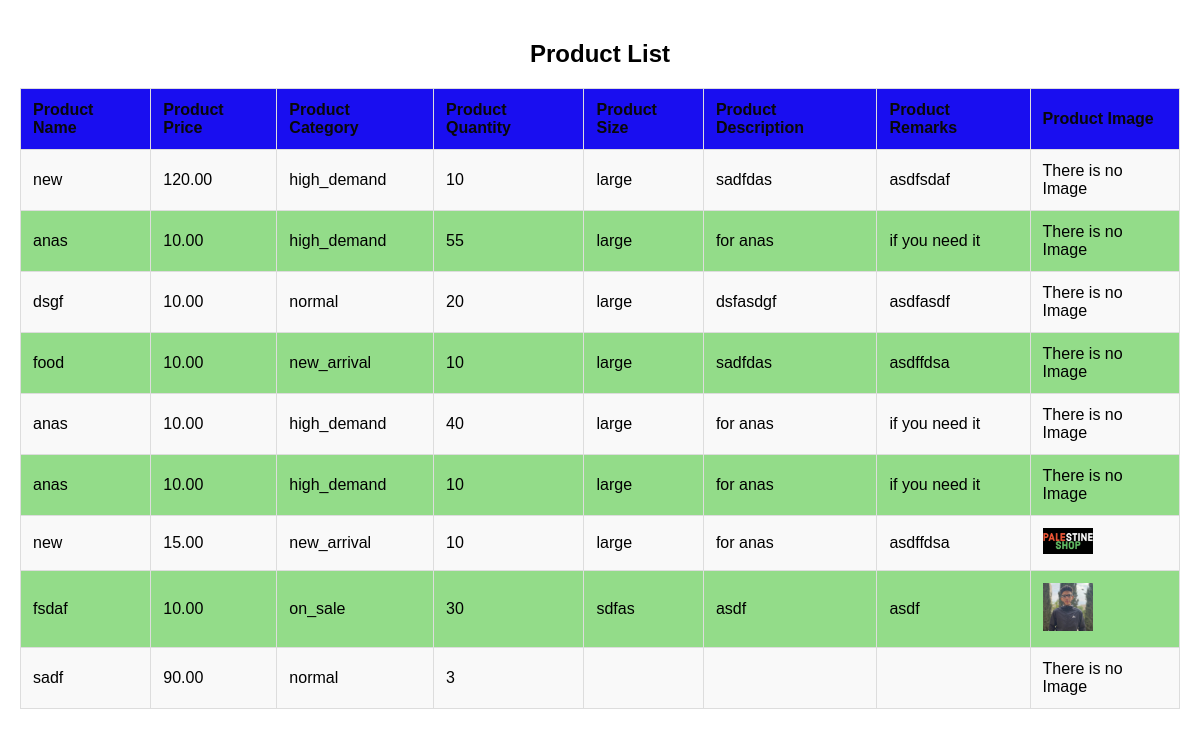
The app's page /webProject/viewProducts.php with its own data.
### tables this page shows
CREATE TABLE `product` (
  `id` int(11) NOT NULL,
  `pro_name` varchar(255) NOT NULL,
  `pro_price` decimal(10,2) NOT NULL,
  `pro_cat` varchar(255) DEFAULT NULL,
  `pro_quantity` int(11) DEFAULT NULL,
  `pro_size` varchar(255) DEFAULT NULL,
  `pro_des` text DEFAULT NULL,
  `pro_remarks` text DEFAULT NULL,
  `pro_image` varchar(255) NOT NULL
);

### webProject/viewProducts.php (the view, shortened to what this page needs)
<?php
require "dbconfig.in.php";
$stmt = $pdo->query("SELECT * FROM product");
$products = $stmt->fetchAll(PDO::FETCH_ASSOC);
?>
<!DOCTYPE html>
<html lang="en">
<head>
</head>
<body class="viewProducts">
    <h2>Product List</h2>
    <table class="productsTable">
        <thead>
            <tr>
                <th>Product Name</th>
                <th>Product Price</th>
                <th>Product Category</th>
                <th>Product Quantity</th>
                <th>Product Size</th>
                <th>Product Description</th>
                <th>Product Remarks</th>
                <th>Product Image</th>
            </tr>
        </thead>
        <tbody>
            <?php foreach ($products as $product): ?>
                <tr>
                    <td><?= $product['pro_name'] ?></td>
                    <td><?= $product['pro_price'] ?></td>
                    <td><?= $product['pro_cat'] ?></td>
                    <td><?= $product['pro_quantity'] ?></td>
                    <td><?= $product['pro_size'] ?></td>
                    <td><?= $product['pro_des'] ?></td>
                    <td><?= $product['pro_remarks'] ?></td>
                    <td>
                        <?php if (!empty($product['pro_image'])): ?>
                            <img src="<?= $product['pro_image'] ?>" alt="<?= $product['pro_name'] ?>" width="50">
                        <?php else: ?>
                            There is no Image
                        <?php endif; ?>
                    </td>
                </tr>
            <?php endforeach; ?>
        </tbody>
    </table>
</body>
</html>

### webProject/viewProducts.php (style rules this page uses)
body { font-family: Arial, sans-serif; display: flex; flex-wrap: wrap; justify-content: space-around; align-items: flex-start; margin: 20px; }
table { width: 100%; border-collapse: collapse; margin-bottom: 20px; }
table, th, td { border: 1px solid #ddd; padding: 12px; text-align: left; }
table th { background-color: #190ef0; font-weight: bold; color: #090808; }
table tr:nth-child(odd) { background-color: #f9f9f9; }
table tr:nth-child(even) { background-color: #93dc89; }
img { max-width: 100%; height: auto; }

### records on screen
product: pro_name "new", pro_price "120.00", pro_cat "high_demand", pro_quantity "10", pro_size "large", pro_des "sadfdas", pro_remarks "asdfsdaf", pro_image "There is no Image"
product: pro_name "anas", pro_price "10.00", pro_cat "high_demand", pro_quantity "55", pro_size "large", pro_des "for anas", pro_remarks "if you need it", pro_image "There is no Image"
product: pro_name "dsgf", pro_price "10.00", pro_cat "normal", pro_quantity "20", pro_size "large", pro_des "dsfasdgf", pro_remarks "asdfasdf", pro_image "There is no Image"
product: pro_name "food", pro_price "10.00", pro_cat "new_arrival", pro_quantity "10", pro_size "large", pro_des "sadfdas", pro_remarks "asdffdsa", pro_image "There is no Image"
product: pro_name "anas", pro_price "10.00", pro_cat "high_demand", pro_quantity "40", pro_size "large", pro_des "for anas", pro_remarks "if you need it", pro_image "There is no Image"
product: pro_name "anas", pro_price "10.00", pro_cat "high_demand", pro_quantity "10", pro_size "large", pro_des "for anas", pro_remarks "if you need it", pro_image "There is no Image"
product: pro_name "new", pro_price "15.00", pro_cat "new_arrival", pro_quantity "10", pro_size "large", pro_des "for anas", pro_remarks "asdffdsa", pro_image (picture)
product: pro_name "fsdaf", pro_price "10.00", pro_cat "on_sale", pro_quantity "30", pro_size "sdfas", pro_des "asdf", pro_remarks "asdf", pro_image+pro_name (picture)
product: pro_name "sadf", pro_price "90.00", pro_cat "normal", pro_quantity "3", pro_image "There is no Image"
